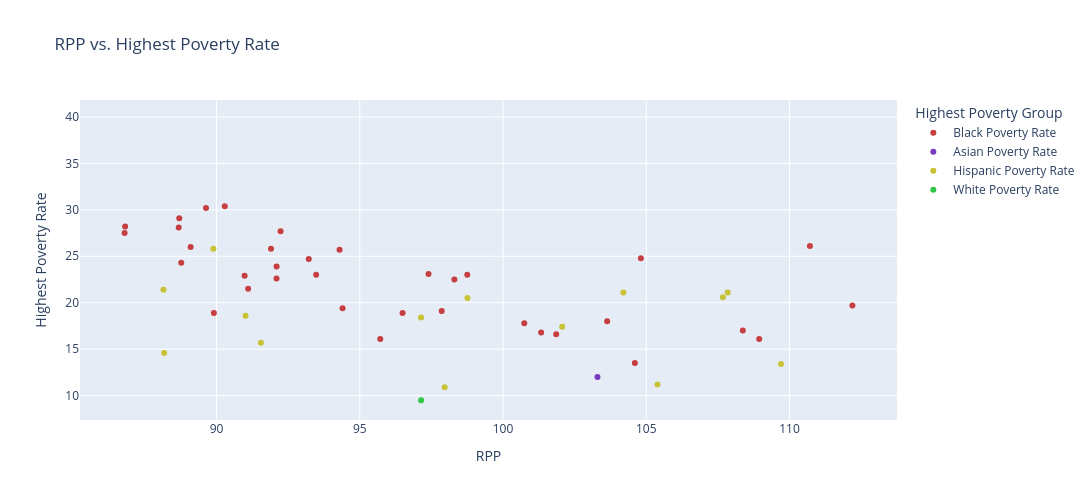

Here is the notebook cell this chart was saved with:
### Code cell
GRC = {
    "White Poverty Rate": "#30C646",
    "Black Poverty Rate": "#C63E40",
    "Asian Poverty Rate": "#783BBF",
    "Hispanic Poverty Rate": "#C7C236"
}
figRHR = px.scatter(df, x = "RPP", y = "Highest Poverty Rate", color = "Highest Poverty Group", color_discrete_map = GRC, hover_name = "NAME", title = "RPP vs. Highest Poverty Rate", height = 500, width = 1715)
figRHR.show()
# Creates an interactive scatter plot that shows the relation between poverty rate and RPP (the highest poverty rate in each state)

### Figure 1 — Plotly figure (JSON) as saved in the notebook; plotly's stock layout.template omitted (floating-point values rounded to 4 significant figures)
{"data": [{"hovertemplate": "<b>%{hovertext}</b><br><br>Highest Poverty Group=Black Poverty Rate<br>RPP=%{x}<br>Highest Poverty Rate=%{y}<extra></extra>", "hovertext": ["Alabama", "Arizona", "Arkansas", "California", "Colorado", "District of Columbia", "Florida", "Georgia", "Idaho", "Illinois", "Indiana", "Iowa", "Kansas", "Louisiana", "Maryland", "Michigan", "Minnesota", "Mississippi", "Missouri", "Nebraska", "Nevada", "New Jersey", "New Mexico", "North Carolina", "Ohio", "Oklahoma", "Oregon", "Pennsylvania", "South Carolina", "Tennessee", "Utah", "Virginia", "Washington", "West Virginia", "Wisconsin"], "legendgroup": "Black Poverty Rate", "marker": {"color": "#C63E40", "symbol": "circle"}, "mode": "markers", "name": "Black Poverty Rate", "orientation": "v", "showlegend": true, "type": "scatter", "x": [89.1, 100.7, 86.81, 112.2, 101.9, 110.7, 103.6, 96.49, 92.24, 98.75, 92.1, 88.77, 89.91, 88.7, 104.6, 94.3, 98.3, 86.79, 91.1, 90.29, 97.86, 108.9, 90.98, 94.4, 91.9, 88.68, 104.8, 97.4, 93.48, 92.09, 95.72, 101.3, 108.4, 89.63, 93.22], "xaxis": "x", "y": [26.0, 17.8, 28.2, 19.7, 16.6, 26.1, 18.0, 18.9, 27.7, 23.0, 23.9, 24.3, 18.9, 29.1, 13.5, 25.7, 22.5, 27.5, 21.5, 30.4, 19.1, 16.1, 22.9, 19.4, 25.8, 28.1, 24.8, 23.1, 23.0, 22.6, 16.1, 16.8, 17.0, 30.2, 24.7], "yaxis": "y"}, {"hovertemplate": "<b>%{hovertext}</b><br><br>Highest Poverty Group=Asian Poverty Rate<br>RPP=%{x}<br>Highest Poverty Rate=%{y}<extra></extra>", "hovertext": ["Alaska"], "legendgroup": "Asian Poverty Rate", "marker": {"color": "#783BBF", "symbol": "circle"}, "mode": "markers", "name": "Asian Poverty Rate", "orientation": "v", "showlegend": true, "type": "scatter", "x": [103.3], "xaxis": "x", "y": [12.0], "yaxis": "y"}, {"hovertemplate": "<b>%{hovertext}</b><br><br>Highest Poverty Group=Hispanic Poverty Rate<br>RPP=%{x}<br>Highest Poverty Rate=%{y}<extra></extra>", "hovertext": ["Connecticut", "Delaware", "Hawaii", "Kentucky", "Maine", "Massachusetts", "Montana", "New Hampshire", "New York", "North Dakota", "Rhode Island", "South Dakota", "Texas", "Wyoming"], "legendgroup": "Hispanic Poverty Rate", "marker": {"color": "#C7C236", "symbol": "circle"}, "mode": "markers", "name": "Hispanic Poverty Rate", "orientation": "v", "showlegend": true, "type": "scatter", "x": [104.2, 98.76, 109.7, 89.89, 97.96, 107.7, 91.01, 105.4, 107.8, 88.17, 102.1, 88.15, 97.14, 91.55], "xaxis": "x", "y": [21.1, 20.5, 13.4, 25.8, 10.9, 20.6, 18.6, 11.2, 21.1, 14.6, 17.4, 21.4, 18.4, 15.7], "yaxis": "y"}, {"hovertemplate": "<b>%{hovertext}</b><br><br>Highest Poverty Group=White Poverty Rate<br>RPP=%{x}<br>Highest Poverty Rate=%{y}<extra></extra>", "hovertext": ["Vermont", "Puerto Rico"], "legendgroup": "White Poverty Rate", "marker": {"color": "#30C646", "symbol": "circle"}, "mode": "markers", "name": "White Poverty Rate", "orientation": "v", "showlegend": true, "type": "scatter", "x": [97.14, NaN], "xaxis": "x", "y": [9.5, 39.7], "yaxis": "y"}], "layout": {"height": 500, "legend": {"title": {"text": "Highest Poverty Group"}, "tracegroupgap": 0}, "title": {"text": "RPP vs. Highest Poverty Rate"}, "width": 1715, "xaxis": {"anchor": "y", "domain": [0, 1], "title": {"text": "RPP"}}, "yaxis": {"anchor": "x", "domain": [0, 1], "title": {"text": "Highest Poverty Rate"}}}}
